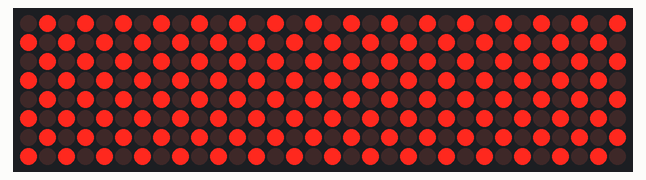
Simulated run of this program. Board: Arduino Uno, built with avr-gcc and run on an emulated ATmega328P. Parts: 32×8 LED matrix. Random numbers use the default seed unless the program sets one; what the program prints to the serial monitor is not drawn.

Above: at 4.0 s.
At 5.0 s:
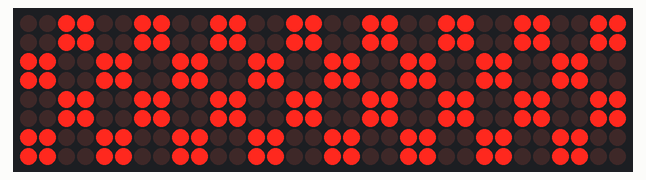
At 6.0 s:
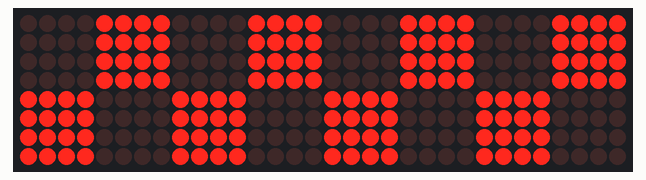
At 7.0 s:
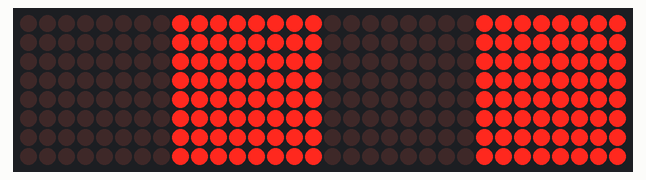

The program:

main.cpp
```cpp
// ███╗   ███╗ █████╗ ██╗  ██╗    ███████╗██████╗  ██╗ █████╗     ██████╗ ███████╗███╗   ███╗ ██████╗
// ████╗ ████║██╔══██╗╚██╗██╔╝    ╚════██║╚════██╗███║██╔══██╗    ██╔══██╗██╔════╝████╗ ████║██╔═══██╗
// ██╔████╔██║███████║ ╚███╔╝         ██╔╝ █████╔╝╚██║╚██████║    ██║  ██║█████╗  ██╔████╔██║██║   ██║
// ██║╚██╔╝██║██╔══██║ ██╔██╗        ██╔╝ ██╔═══╝  ██║ ╚═══██║    ██║  ██║██╔══╝  ██║╚██╔╝██║██║   ██║
// ██║ ╚═╝ ██║██║  ██║██╔╝ ██╗       ██║  ███████╗ ██║ █████╔╝    ██████╔╝███████╗██║ ╚═╝ ██║╚██████╔╝
// ╚═╝     ╚═╝╚═╝  ╚═╝╚═╝  ╚═╝       ╚═╝  ╚══════╝ ╚═╝ ╚════╝     ╚═════╝ ╚══════╝╚═╝     ╚═╝ ╚═════╝

// Aşağıdaki kod 4'lü 8x8 Kırmızı Dot Matrix Board için geçerli
// https://www.robotistan.com/4lu-8x8-kirmizi-dot-matrix-board

#include <Arduino.h>
// Program to exercise the MD_MAX72XX library
// Uses most of the functions in the library
#include <MD_MAX72xx.h>
//#include <SPI.h>

// Turn on debug statements to the serial output
#define DEBUG 1

#if DEBUG
#define PRINT(s, x)     \
  {                     \
    Serial.print(F(s)); \
    Serial.print(x);    \
  }
#define PRINTS(x) Serial.print(F(x))
#define PRINTD(x) Serial.println(x, DEC)
#define PARLAKLIK(x) mx.control(MD_MAX72XX::INTENSITY, x)
#else
#define PRINT(s, x)
#define PRINTS(x)
#define PRINTD(x)

#endif

// Define the number of devices we have in the chain and the hardware interface
// NOTE: These pin numbers will probably not work with your hardware and may
// need to be adapted
#define HARDWARE_TYPE MD_MAX72XX::FC16_HW //BU ÖNEMLİ
#define MAX_DEVICES 4

#define CLK_PIN 13  // or SCK
#define DATA_PIN 11 // or MOSI
#define CS_PIN 10   // or SS

// SPI hardware interface
MD_MAX72XX mx = MD_MAX72XX(HARDWARE_TYPE, CS_PIN, MAX_DEVICES);
// Arbitrary pins
//MD_MAX72XX mx = MD_MAX72XX(HARDWARE_TYPE, DATA_PIN, CLK_PIN, CS_PIN, MAX_DEVICES);

// We always wait a bit between updates of the display
#define DELAYTIME 45 // in milliseconds

void rows()
// Demonstrates the use of setRow()
{
  PRINTS("\nRows 0->7");
  mx.clear();

  for (uint8_t row = 0; row < ROW_SIZE; row++)
  {
    mx.control(MD_MAX72XX::INTENSITY, 0);

    mx.setRow(row, random(255));
    delay(2 * DELAYTIME);
    mx.setRow(row, 0x00);
  }
}
void checkboard()
// nested rectangles spanning the entire display
{
  uint8_t chkCols[][2] = {{0x55, 0xaa}, {0x33, 0xcc}, {0x0f, 0xf0}, {0xff, 0x00}};

  PRINTS("\nCheckboard");
  mx.clear();
  mx.control(MD_MAX72XX::INTENSITY, 0);

  for (uint8_t pattern = 0; pattern < sizeof(chkCols) / sizeof(chkCols[0]); pattern++)
  {
    uint8_t col = 0;
    uint8_t idx = 0;
    uint8_t rep = 1 << pattern;

    while (col < mx.getColumnCount())
    {
      for (uint8_t r = 0; r < rep; r++)
        mx.setColumn(col++, chkCols[pattern][idx]); // use odd/even column masks
      idx++;
      if (idx > 1)
        idx = 0;
    }

    delay(1000);
  }
}

void scrollText(const char *p)
{
  uint8_t charWidth;
  uint8_t cBuf[8]; // this should be ok for all built-in fonts

  PRINTS("\nScrolling text");
  mx.clear();
  PARLAKLIK(0);
  while (*p != '\0')
  {
    charWidth = mx.getChar(*p++, sizeof(cBuf) / sizeof(cBuf[0]), cBuf);

    for (uint8_t i = 0; i <= charWidth; i++) // allow space between characters
    {
      mx.transform(MD_MAX72XX::TSL);
      if (i < charWidth)
        mx.setColumn(0, cBuf[i]);
      delay(DELAYTIME);
    }
  }
}

void blinking()
// Uses the test function of the MAX72xx to blink the display on and off.
{
  int nDelay = 1000;

  PRINTS("\nBlinking");
  mx.clear();

  while (nDelay > 0)
  {
    mx.control(MD_MAX72XX::TEST, MD_MAX72XX::ON);
    delay(nDelay);
    mx.control(MD_MAX72XX::TEST, MD_MAX72XX::OFF);
    delay(nDelay);

    nDelay -= DELAYTIME;
  }
}

void showCharset(void)
// Run through display of the the entire font characters set
{
  mx.clear();
  mx.update(MD_MAX72XX::OFF);
  PARLAKLIK(0);
  for (uint16_t i = 0; i < 255; i++)
  {
    mx.clear(0);
    mx.setChar(COL_SIZE - 1, i);

    if (MAX_DEVICES >= 3)
    {
      char hex[3];

      sprintf(hex, "%02X", i);

      mx.clear(1);
      mx.setChar((2 * COL_SIZE) - 1, hex[1]);
      mx.clear(2);
      mx.setChar((3 * COL_SIZE) - 1, hex[0]);
    }

    mx.update();
    delay(10);
  }
  mx.update(MD_MAX72XX::ON);
}

void spiral()
// setPoint() used to draw a spiral across the whole display
{
  PRINTS("\nSpiral in");
  int rmin = 0, rmax = ROW_SIZE - 1;
  int cmin = 0, cmax = (COL_SIZE * MAX_DEVICES) - 1;

  mx.clear();
  while ((rmax > rmin) && (cmax > cmin))
  {
    // do row
    for (int i = cmin; i <= cmax; i++)
    {
      mx.setPoint(rmin, i, true);
      delay(DELAYTIME / MAX_DEVICES);
    }
    rmin++;

    // do column
    for (uint8_t i = rmin; i <= rmax; i++)
    {
      mx.setPoint(i, cmax, true);
      delay(DELAYTIME / MAX_DEVICES);
    }
    cmax--;

    // do row
    for (int i = cmax; i >= cmin; i--)
    {
      mx.setPoint(rmax, i, true);
      delay(DELAYTIME / MAX_DEVICES);
    }
    rmax--;

    // do column
    for (uint8_t i = rmax; i >= rmin; i--)
    {
      mx.setPoint(i, cmin, true);
      delay(DELAYTIME / MAX_DEVICES);
    }
    cmin++;
  }
}
void setup()
{
  mx.begin();

#if DEBUG
  Serial.begin(57600);
#endif
  PRINTS("\n[MD_MAX72XX Test & Demo]");
  scrollText("MD_MAX72xx Test  ");
}

void loop()
{
  PARLAKLIK(0);
  checkboard();
}
```

Measured:
- by itself, everything shown: repeats every 4.0 s, in 4 steps
- what the display in image 0 shows lasts 1.0 s, from 3.9 s to 4.9 s
